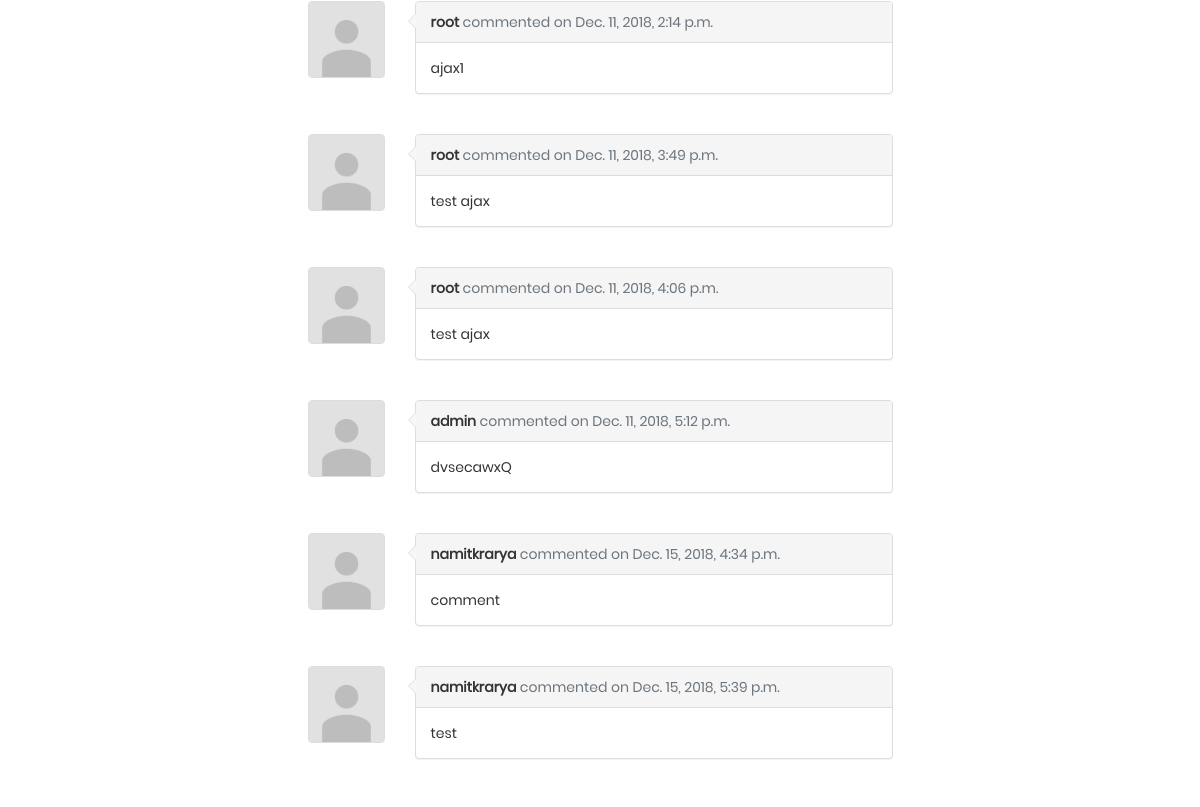
/p1 (lower part), run on an earlier commit of the app's database.
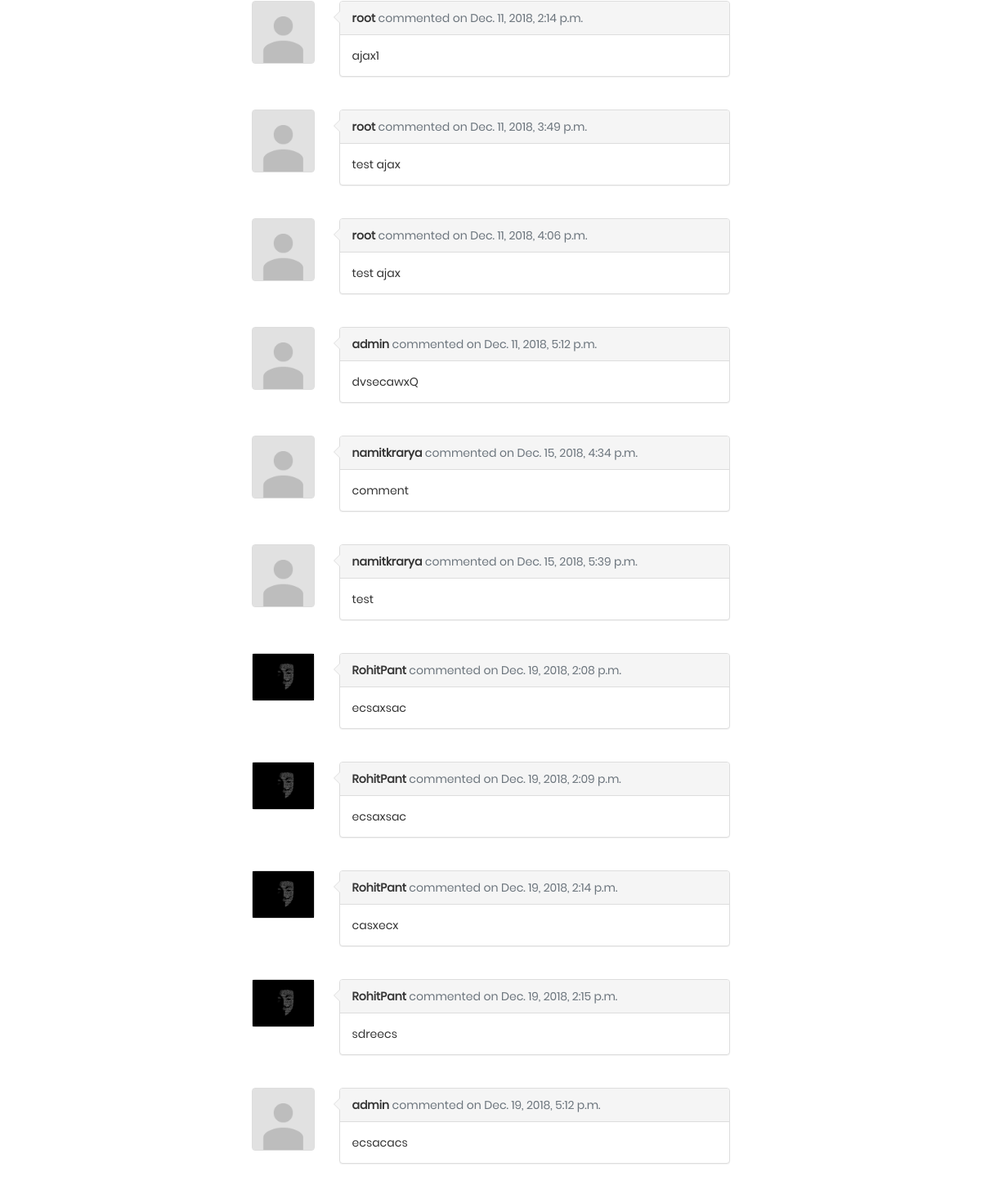
And on a later commit of the database.
### profiles/models.py (models this page shows, shortened)
class Comment(models.Model):
    content = models.TextField()
    created_on = models.DateTimeField(auto_now_add=True)
    author = models.ForeignKey(User,on_delete=models.CASCADE)
    post = models.ForeignKey(Post, related_name='comments', on_delete=models.CASCADE)

class Profile(models.Model):
    department = models.CharField(max_length=3, choices=DEPARTMENTS, blank=True, help_text='Department')
    age = models.IntegerField()
    first_name = models.CharField(max_length=255)
    last_name = models.CharField(max_length=255)
    degree = models.CharField(max_length=6, choices=DEGREES, blank=True, help_text='Degree')
    description = models.CharField(max_length=255, blank=True)
    profile_picture = models.ImageField(upload_to='images/profile_pictures',
                                        default="images/profile_pictures/default.png")
    city = models.CharField(max_length=255)
    user = models.ForeignKey(User, related_name='profile', on_delete=models.CASCADE, null=True)
    admin_of_courses = models.ManyToManyField(Course, related_name='courses')
    admin = models.BooleanField(default=False)

### profiles/views.py (the view)
# urls.py: url(r'^p(?P<pk>\d+)$', views.post_detail, name='post-detail'),
def post_detail(request, pk):
	post = Post.objects.filter(pk=pk)
	if post.count() == 0:
		return HttpResponseRedirect(reverse("post_new"))
	return render(request, 'post/post_detail.html', context={'post': post[0]})

### profiles/templates/post/post_detail.html (shortened to what this page needs)
{% extends "base.html" %}
{% block content %}
{% load social_share %}
{% load static %}
{% load staticfiles %}
<link rel="stylesheet" type="text/css" href="{% static 'css/main.css' %}">
    <div class="row">
        <div class="col-sm-3"></div>
        <div class="col-sm-6">
                <br>
                <div id="comments-{{post.id}}">
                {% for comment in post.comments.all %}
                    <div class="row">
                        <div class="col-sm-auto">
                            <div class="thumbnail">
                                {% if comment.author.profile.all.count == 0 %}
                                    <img class="img-responsive user-photo" height="75px" width="75px" src="{% static 'images/default.png' %}"/>
                                {% else %}
                                    {% for profile in comment.author.profile.all %}
                                        <img class="img-responsive user-photo" src="{{profile.profile_picture.url}}">
                                    {% endfor %}
                                {% endif %}
                            </div>
                        </div>
                        <div class="col">
                            <div class="panel panel-default">
                                <div class="panel-heading">
                                    <strong>{{comment.author}}</strong> <span class="text-muted">commented on {{comment.created_on}}</span>
                                </div>
                                <div class="panel-body">
                                    {{comment.content}}
                                </div>
                            </div>
                        </div>
                    </div>
                    <br>
                {% endfor %}
                <br>
            </div>
        </div>
        <div class="col-sm-3"></div>
    </div>
{% endblock %}

### profiles/templates/base.html (shortened to what this page needs)
<!DOCTYPE html>
<html lang="en">
{% load static %}
<head>
	<link href="//maxcdn.bootstrapcdn.com/bootstrap/4.1.1/css/bootstrap.min.css" rel="stylesheet" id="bootstrap-css">
	<link href="https://stackpath.bootstrapcdn.com/bootstrap/3.3.7/css/bootstrap.min.css" rel="stylesheet" id="bootstrap-css">
	<link rel="stylesheet" type="text/css" href="{% static 'css/comment.css' %}">
	<link href="https://stackpath.bootstrapcdn.com/font-awesome/4.7.0/css/font-awesome.min.css" rel="stylesheet"
>
	<link href="https://use.fontawesome.com/releases/v5.0.1/css/all.css" rel="stylesheet">
</head>
<body>
	{% block content %}{% endblock content %}
</body>

### profiles/static/css/comment.css (style rules this page uses)
.thumbnail { padding:0px; }
.user-photo { height: 75px; width: 75px; }
.panel { position:relative; }
.panel>.panel-heading:after,.panel>.panel-heading:before { position:absolute; top:11px;left:-16px; right:100%; width:0; height:0; display:block; content:" "; border-color:transparent; border-style:solid solid outset; pointer-events:none; }
.panel>.panel-heading:after { border-width:7px; border-right-color:#f7f7f7; margin-top:1px; margin-left:2px; }
.panel>.panel-heading:before { border-right-color:#ddd; border-width:8px; }

### profiles/static/css/main.css (style rules this page uses)
* { margin: 0px; padding: 0px; box-sizing: border-box; }
body, html { height: 100%; font-family: Poppins-Regular, sans-serif; }

What changed in the data, as far as the page shows it:
added Profile: profile_picture (placeholder picture)
added Comment: author "RohitPant", created_on "Dec. 19, 2018, 2:08 p.m.", content "ecsaxsac"
now on this page (row unchanged): Profile: profile_picture (picture)
added Comment: author "RohitPant", created_on "Dec. 19, 2018, 2:09 p.m.", content "ecsaxsac"
added Comment: author "RohitPant", created_on "Dec. 19, 2018, 2:14 p.m.", content "casxecx"
added Comment: author "RohitPant", created_on "Dec. 19, 2018, 2:15 p.m.", content "sdreecs"
added Comment: author "admin", created_on "Dec. 19, 2018, 5:12 p.m.", content "ecsacacs"
